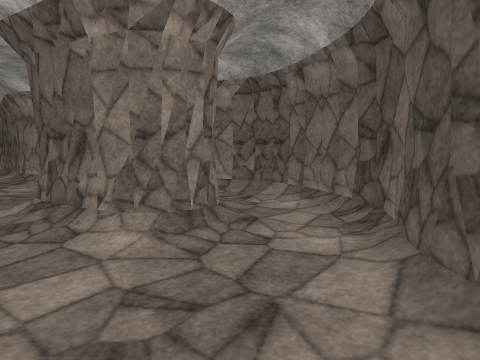
View 1 (above)

16 first-person views from a walk through a 3-D level made in the Unity game engine. The camera is 1.4 m above the floor, tilts 6° down and sees 80° across. The floor is counted in squares, 1 m on a side. Each view is taken from the middle of a square. On the plan, view 1 faces up. The plan holds only what a view shows up to about 14 squares ahead; the rest is blank. The place goes on beyond the plan. The player character is not drawn. Surface patterns are stand-ins for the level's own textures.

View 2
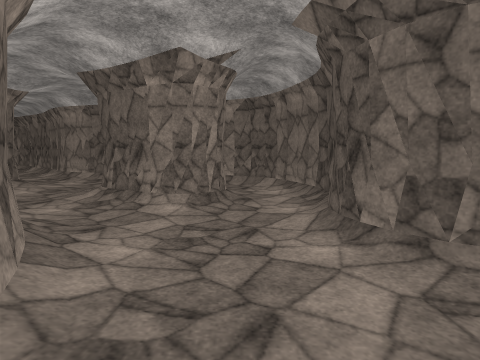

View 3
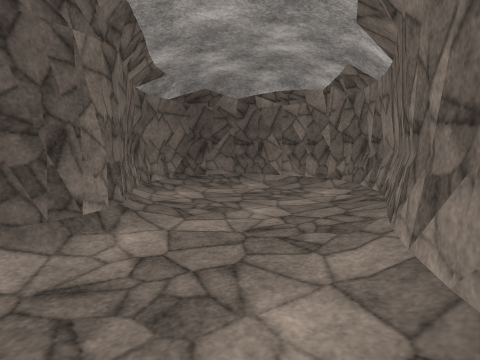

View 4
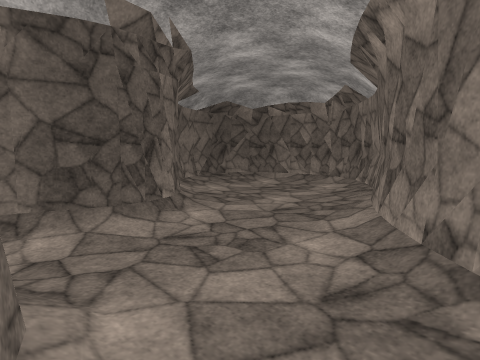

View 5
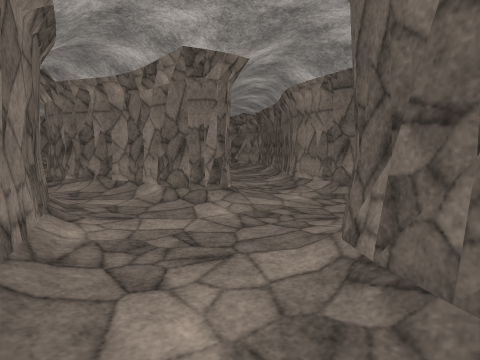

View 6
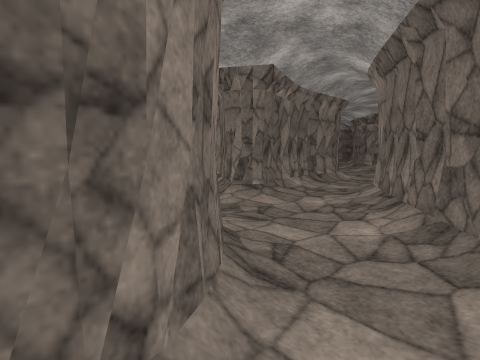

View 7
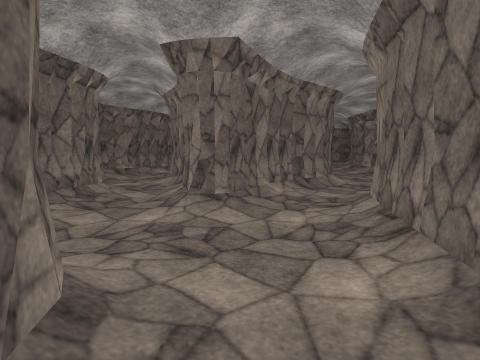

View 8
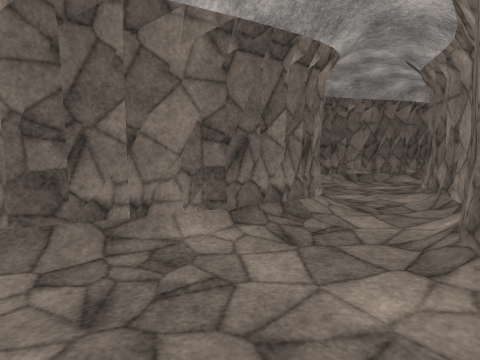

View 9
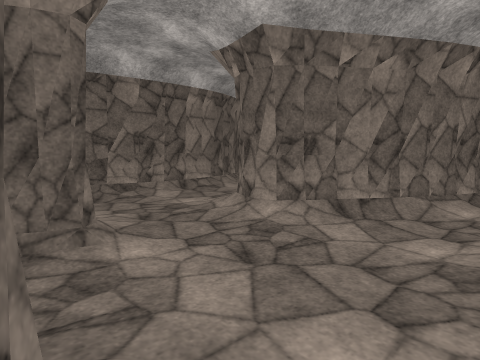

View 10
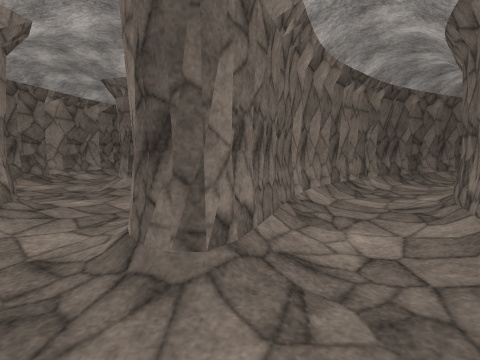

View 11
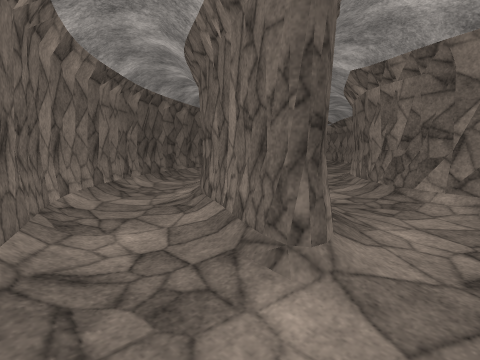

View 12
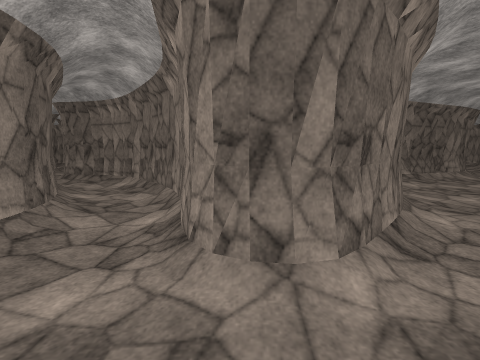

View 13
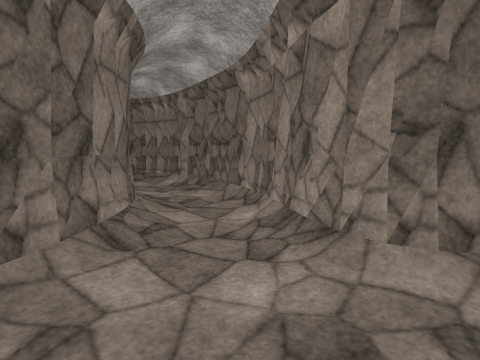

View 14
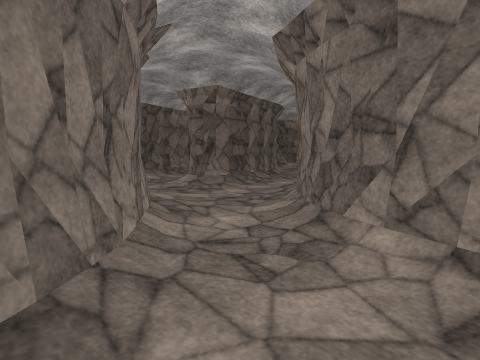

View 15
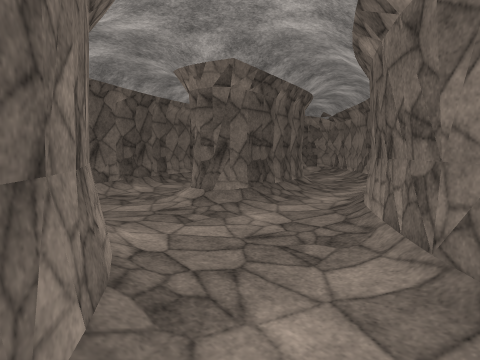

View 16
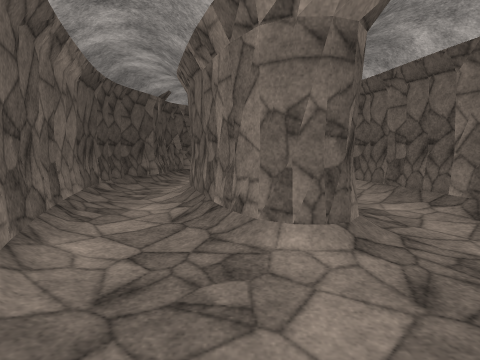

### Floor plan
Key: @ floor where view 1 was taken; # wall or solid block; . main floor; : floor 0.25 m higher than the main floor; / step, stairs or slope.
Columns run from 28 left of view 1 to 7 right of it. Each row starts with its distance up from view 1.
 13               #../##
 12               ##...#####
 11 ..             ##....//#####
 10 /..             ##/......./###
  9  ...             ###.........##
  8 #.....           ###....###/..#
  7   .....       ####//.../####..##
  6    :....   ####......../####/./#
  5      //................./###/./#
  4       ##/.......#####/........##
  3        ###......########......#
  2          ##....../#### ##/....#
  1           ##........### ##....###
  0           ##../##/.../## #/.@../##
 -1       #####/...####/../####:....:##
 -2     ###/......./#### ../###/.....:##
 -3    ##/........../###  ..####:...../#
 -4  ###.../####//..../##  ..###/.....##
 -5  #/../###  #####....///../###:...:#
 -6 ##../##        ##.........#####/###
 -7 #/.             ##......../#  ###
 -8 #.               ##...///..##
 -9 #                 #/..###../#
-10                   ##..###/..#
-11                    #..# ##..#
-12                    #..## #..##
-13                    #/./# #/./#
-14                    ##..#  /..#

Positions as (right, up) in squares from view 1, and headings:
1: (0, 0), facing up
2: (0, -3), facing up
3: (-3, 3), facing down-right
4: (-4, 5), facing down-right
5: (-3, 3), facing up-left
6: (0, 8), facing left
7: (-2, 9), facing left
8: (-5, 8), facing down-left
9: (-12, 5), facing down-left
10: (-15, 3), facing right
11: (-15, 3), facing down-right
12: (-14, 0), facing left
13: (-14, -2), facing left
14: (-15, -1), facing down-right
15: (-12, -3), facing down-right
16: (-4, -4), facing down
